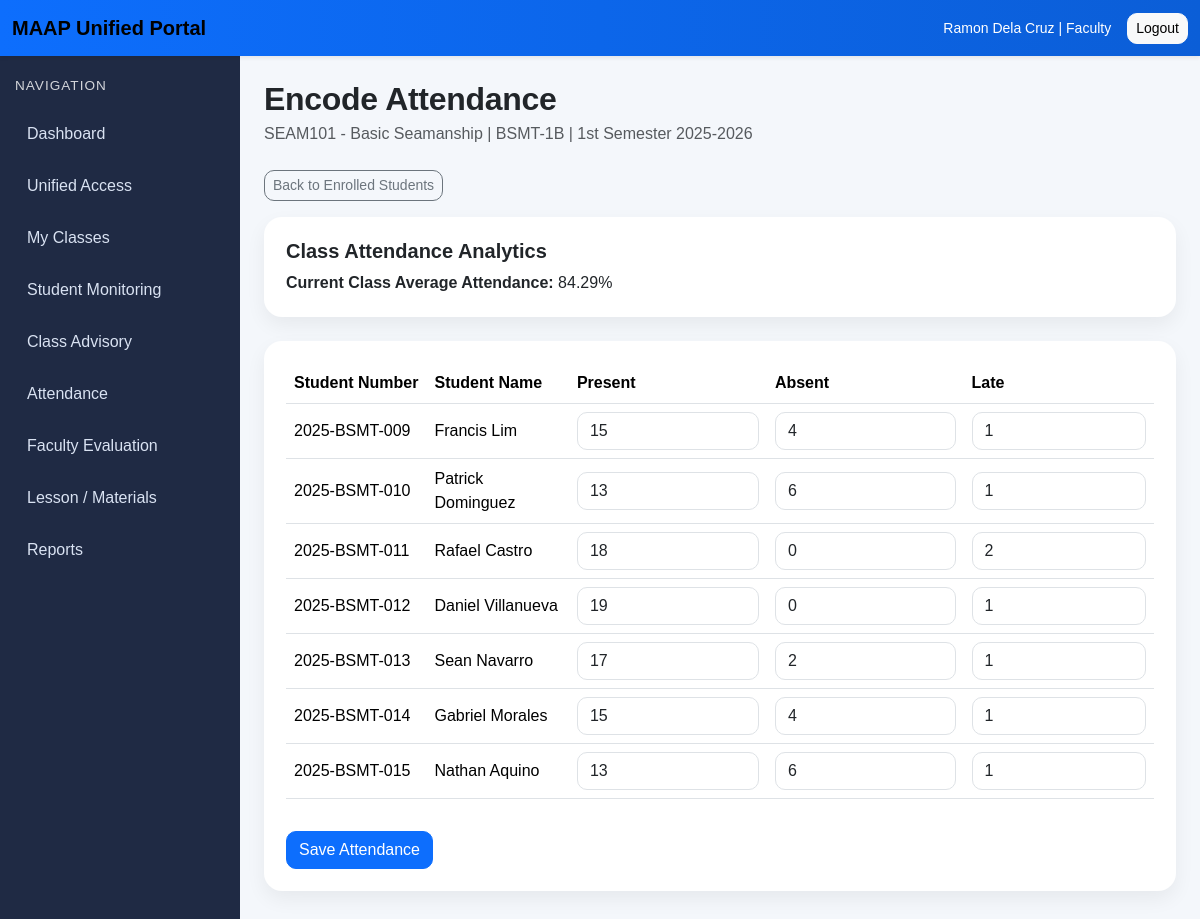
Page /academics/faculty/classes/3/attendance/ (signed in) on the committed database.
### accounts/models.py (models this page shows, shortened)
class CustomUser(AbstractUser):
    ROLE_CHOICES = [
        ("admin", "Admin"),
        ("faculty", "Faculty"),
        ("student", "Student"),
    ]
    role = models.CharField(max_length=20, choices=ROLE_CHOICES, default="student")

### academics/models.py (models this page shows, shortened)
class ClassSection(models.Model):
    subject = models.ForeignKey(
        Subject,
        on_delete=models.CASCADE,
        related_name="class_sections"
    )
    faculty = models.ForeignKey(
        FacultyProfile,
        on_delete=models.SET_NULL,
        null=True,
        blank=True,
        related_name="classes_handled"
    )
    section_name = models.CharField(max_length=50)
    term = models.CharField(max_length=30)
    school_year = models.CharField(max_length=20)
    schedule = models.CharField(max_length=100, blank=True)
    room = models.CharField(max_length=50, blank=True)
    class Meta:
        ordering = ["school_year", "term", "section_name"]
        unique_together = ("subject", "section_name", "term", "school_year")

class Subject(models.Model):
    code = models.CharField(max_length=20, unique=True)
    title = models.CharField(max_length=200)
    units = models.PositiveIntegerField(default=3)
    department = models.ForeignKey(
        Department,
        on_delete=models.SET_NULL,
        null=True,
        blank=True,
        related_name="subjects"
    )
    class Meta:
        ordering = ["code"]

class Enrollment(models.Model):
    student = models.ForeignKey(
        StudentProfile,
        on_delete=models.CASCADE,
        related_name="enrollments"
    )
    class_section = models.ForeignKey(
        ClassSection,
        on_delete=models.CASCADE,
        related_name="enrollments"
    )
    enrolled_at = models.DateTimeField(auto_now_add=True)
    class Meta:
        ordering = ["student__student_number"]
        unique_together = ("student", "class_section")

class StudentProfile(models.Model):
    user = models.OneToOneField(
        settings.AUTH_USER_MODEL,
        on_delete=models.CASCADE,
        related_name="student_profile"
    )
    department = models.ForeignKey(
        Department,
        on_delete=models.SET_NULL,
        null=True,
        blank=True,
        related_name="students"
    )
    student_number = models.CharField(max_length=30, unique=True)
    year_level = models.CharField(max_length=20)
    section = models.CharField(max_length=50)
    class Meta:
        ordering = ["student_number"]

class AttendanceSummary(models.Model):
    enrollment = models.OneToOneField(
        Enrollment,
        on_delete=models.CASCADE,
        related_name="attendance_summary"
    )
    present_count = models.PositiveIntegerField(default=0)
    absent_count = models.PositiveIntegerField(default=0)
    late_count = models.PositiveIntegerField(default=0)
    attendance_percent = models.DecimalField(max_digits=5, decimal_places=2, default=0)
    status = models.CharField(max_length=20, blank=True)
    updated_at = models.DateTimeField(auto_now=True)
    class Meta:
        ordering = ["enrollment__class_section", "enrollment__student__student_number"]

### academics/views.py (the view, shortened to what this page needs)
# urls.py: path("faculty/classes/<int:class_id>/attendance/", views.class_attendance_entry, name="class-attendance-entry"),
@login_required
def class_attendance_entry(request, class_id):
    if not _faculty_check(request):
        messages.error(request, "You are not authorized to access this page.")
        return redirect("role-redirect")
    faculty_profile = request.user.faculty_profile
    class_section = get_object_or_404(
        ClassSection.objects.select_related("subject", "faculty__user"),
        id=class_id,
        faculty=faculty_profile,
    )
    enrollments = list(
        Enrollment.objects
        .filter(class_section=class_section)
        .select_related("student__user", "student")
        .order_by("student__student_number")
    )
    attendance_map = {
        attendance.enrollment_id: attendance
        for attendance in AttendanceSummary.objects.filter(enrollment__in=enrollments)
    }
    rows = []
    for enrollment in enrollments:
        attendance = attendance_map.get(enrollment.id)
        rows.append({
            "enrollment": enrollment,
            "attendance": attendance,
        })
    class_average = (
        AttendanceSummary.objects
        .filter(enrollment__class_section=class_section)
        .aggregate(avg=Avg("attendance_percent"))
        .get("avg")
    )
    context = {
        "page_title": "Encode Attendance",
        "class_section": class_section,
        "rows": rows,
        "class_average": class_average,
    }
    return render(request, "academics/class_attendance_entry.html", context)

### academics/views.py (called while the page is built)
def _faculty_check(request):
    if request.user.role != "faculty":
        return False
    if not hasattr(request.user, "faculty_profile"):
        return False
    return True

### templates/academics/class_attendance_entry.html (shortened to what this page needs)
{% extends "base.html" %}
{% block content %}
<div class="page-header">
    <h2 class="fw-bold mb-1">Encode Attendance</h2>
    <p class="text-muted mb-0">
        {{ class_section.subject.code }} - {{ class_section.subject.title }} |
        {{ class_section.section_name }} |
        {{ class_section.term }} {{ class_section.school_year }}
    </p>
</div>
<div class="mb-3 d-flex gap-2">
    <a href="{% url 'enrolled-student-list' class_section.id %}" class="btn btn-outline-secondary btn-sm">
        Back to Enrolled Students
    </a>
</div>
<div class="section-box mb-4">
    <h5 class="fw-bold mb-2">Class Attendance Analytics</h5>
    <p class="mb-0">
        <strong>Current Class Average Attendance:</strong>
        {% if class_average %}
            {{ class_average|floatformat:2 }}%
        {% else %}
            No attendance data yet
        {% endif %}
    </p>
</div>
<div class="section-box">
    <form method="post">
        <div class="table-responsive">
            <table class="table align-middle">
                <thead>
                    <tr>
                        <th>Student Number</th>
                        <th>Student Name</th>
                        <th>Present</th>
                        <th>Absent</th>
                        <th>Late</th>
                    </tr>
                </thead>
                <tbody>
                    {% for row in rows %}
                    <tr>
                        <td>{{ row.enrollment.student.student_number }}</td>
                        <td>{{ row.enrollment.student.user.get_full_name }}</td>
                        <td>
                            <input type="number" min="0"
                                   name="present_count_{{ row.enrollment.id }}"
                                   class="form-control"
                                   value="{% if row.attendance %}{{ row.attendance.present_count }}{% else %}0{% endif %}">
                        </td>
                        <td>
                            <input type="number" min="0"
                                   name="absent_count_{{ row.enrollment.id }}"
                                   class="form-control"
                                   value="{% if row.attendance %}{{ row.attendance.absent_count }}{% else %}0{% endif %}">
                        </td>
                        <td>
                            <input type="number" min="0"
                                   name="late_count_{{ row.enrollment.id }}"
                                   class="form-control"
                                   value="{% if row.attendance %}{{ row.attendance.late_count }}{% else %}0{% endif %}">
                        </td>
                    </tr>
                    {% empty %}
                    <tr>
                        <td colspan="5" class="text-center text-muted">No enrolled students found.</td>
                    </tr>
                    {% endfor %}
                </tbody>
            </table>
        </div>
        <div class="mt-3">
            <button type="submit" class="btn btn-primary">Save Attendance</button>
        </div>
    </form>
</div>
{% endblock %}

### templates/base.html (shortened to what this page needs)
{% load static %}
<!DOCTYPE html>
<html lang="en">
<head>
    <link href="https://cdn.jsdelivr.net/npm/bootstrap@5.3.3/dist/css/bootstrap.min.css" rel="stylesheet">
    <link rel="stylesheet" href="{% static 'css/portal.css' %}">
</head>
<body>
{% if user.is_authenticated %}
    <nav class="navbar navbar-expand-lg portal-navbar shadow-sm">
        <div class="container-fluid">
            <a class="navbar-brand fw-bold" href="{% url 'role-redirect' %}">
                MAAP Unified Portal
            </a>
            <div class="d-flex align-items-center gap-3 ms-auto">
                <span class="text-white small">
                    {{ user.get_full_name|default:user.username }} | {{ user.role|title }}
                </span>
                <form method="post" action="{% url 'logout' %}">
                    <button type="submit" class="btn btn-light btn-sm">Logout</button>
                </form>
            </div>
        </div>
    </nav>
    <div class="portal-wrapper">
        <aside class="portal-sidebar">
            <div class="sidebar-heading">Navigation</div>
            <a href="{% url 'role-redirect' %}" class="sidebar-link">Dashboard</a>
            <a href="{% url 'unified-access' %}" class="sidebar-link">Unified Access</a>
            {% if user.role == 'admin' %}
                    <a href="{% url 'admin-faculty-list' %}" class="sidebar-link">Faculty</a>
                    <button class="sidebar-link sidebar-toggle {% if '/evaluations/' in request.path %}active{% endif %}"
                        type="button"
                        data-bs-toggle="collapse"
                        data-bs-target="#evaluationSubMenu"
                        aria-expanded="{% if '/evaluations/' in request.path %}true{% else %}false{% endif %}"
                        aria-controls="evaluationSubMenu">Evaluation<span class="sidebar-arrow">▾</span>
                    </button>
                        <div class="collapse {% if '/evaluations/' in request.path %}show{% endif %}" id="evaluationSubMenu">
                            <div class="sidebar-submenu">
                                <a href="{% url 'evaluation-input' %}" class="sidebar-sublink">Evaluation Input</a>
                                <a href="{% url 'evaluation-summary' %}" class="sidebar-sublink">Evaluation Summary</a>
                            </div>
                        </div>
                <a href="{% url 'reports-index' %}" class="sidebar-link">Reports</a>
                <a href="{% url 'forms-repository' %}" class="sidebar-link">Forms</a>
            {% elif user.role == 'faculty' %}
                <a href="{% url 'faculty-class-list' %}" class="sidebar-link">My Classes</a>
                <a href="{% url 'faculty-student-monitoring' %}" class="sidebar-link">Student Monitoring</a>
                <a href="{% url 'faculty-class-advisory' %}" class="sidebar-link">Class Advisory</a>
                <a href="{% url 'faculty-attendance-class-list' %}" class="sidebar-link">Attendance</a>
                <a href="{% url 'faculty-evaluation-dashboard' %}" class="sidebar-link">Faculty Evaluation</a>
                <a href="{% url 'lesson-materials' %}" class="sidebar-link">Lesson / Materials</a>
                <a href="{% url 'reports-index' %}" class="sidebar-link">Reports</a>
            {% endif %}
        </aside>
        <main class="portal-content">
{% else %}
    <div class="container py-5">
        <div class="row justify-content-center">
            <div class="col-md-6 col-lg-5">
{% endif %}
                {% block content %}{% endblock %}
{% if user.is_authenticated %}
        </main>
    </div>
{% else %}
            </div>
        </div>
    </div>
{% endif %}
</body>
</html>

### static/css/portal.css (style rules this page uses)
body { background-color: #f4f7fb; font-family: Arial, sans-serif; margin: 0; overflow-x: hidden; }
.portal-navbar { background: linear-gradient(90deg, #0d6efd, #0b5ed7); }
.portal-wrapper { display: flex; min-height: calc(100vh - 56px); width: 100%; max-width: 100vw; min-width: 0; overflow-x: hidden; }
.portal-sidebar { width: 240px; flex: 0 0 240px; background-color: #1f2a44; color: #ffffff; padding: 20px 15px; }
.sidebar-heading { font-size: 0.85rem; text-transform: uppercase; letter-spacing: 1px; margin-bottom: 16px; opacity: 0.8; }
.sidebar-link { display: block; color: #d9e2f2; text-decoration: none; padding: 10px 12px; margin-bottom: 8px; border-radius: 10px; transition: 0.2s ease; }
.portal-content { flex: 1 1 auto; width: calc(100vw - 240px); max-width: calc(100vw - 240px); padding: 24px; min-width: 0; overflow-x: hidden; box-sizing: border-box; }
.page-header { margin-bottom: 24px; }
.section-box { background: #ffffff; border-radius: 18px; padding: 22px; box-shadow: 0 8px 20px rgba(0, 0, 0, 0.06); }
.table th { white-space: nowrap; }
.table td { vertical-align: middle; }
.btn { border-radius: 10px; }
.form-control, .form-select { border-radius: 10px; }
.page-header h2 { letter-spacing: -0.3px; }
.section-box { margin-bottom: 4px; }
.admin-dashboard *, .portal-content * { box-sizing: border-box; }

### rows in the picture
CustomUser: get_full_name "Ramon Dela Cruz", role "Faculty"
ClassSection: subject.code "SEAM101", subject "Basic Seamanship", section_name "BSMT-1B", term "1st Semester", school_year "2025-2026"
Enrollment: enrollment.student.student_number "2025-BSMT-009", enrollment.student.user.get_full_name "Francis Lim", attendance.present_count "15", attendance.absent_count "4", attendance.late_count "1"
Enrollment: enrollment.student.student_number "2025-BSMT-010", enrollment.student.user.get_full_name "Patrick Dominguez", attendance.present_count "13", attendance.absent_count "6", attendance.late_count "1"
Enrollment: enrollment.student.student_number "2025-BSMT-011", enrollment.student.user.get_full_name "Rafael Castro", attendance.present_count "18", attendance.absent_count "0", attendance.late_count "2"
Enrollment: enrollment.student.student_number "2025-BSMT-012", enrollment.student.user.get_full_name "Daniel Villanueva", attendance.present_count "19", attendance.absent_count "0", attendance.late_count "1"
Enrollment: enrollment.student.student_number "2025-BSMT-013", enrollment.student.user.get_full_name "Sean Navarro", attendance.present_count "17", attendance.absent_count "2", attendance.late_count "1"
Enrollment: enrollment.student.student_number "2025-BSMT-014", enrollment.student.user.get_full_name "Gabriel Morales", attendance.present_count "15", attendance.absent_count "4", attendance.late_count "1"
Enrollment: enrollment.student.student_number "2025-BSMT-015", enrollment.student.user.get_full_name "Nathan Aquino", attendance.present_count "13", attendance.absent_count "6", attendance.late_count "1"

### other values in the picture
{{ class_average|floatformat:2 }} "84.29"
